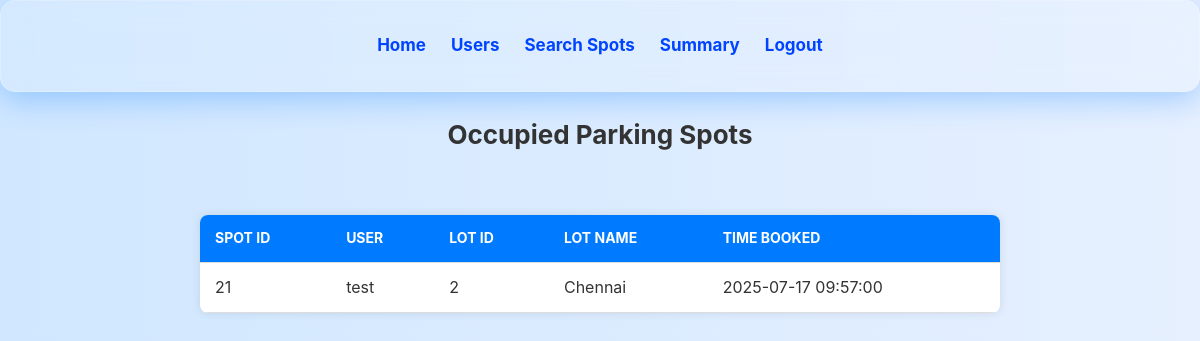
Page /admin/occupied_spot_details (signed in) on the earlier database version.
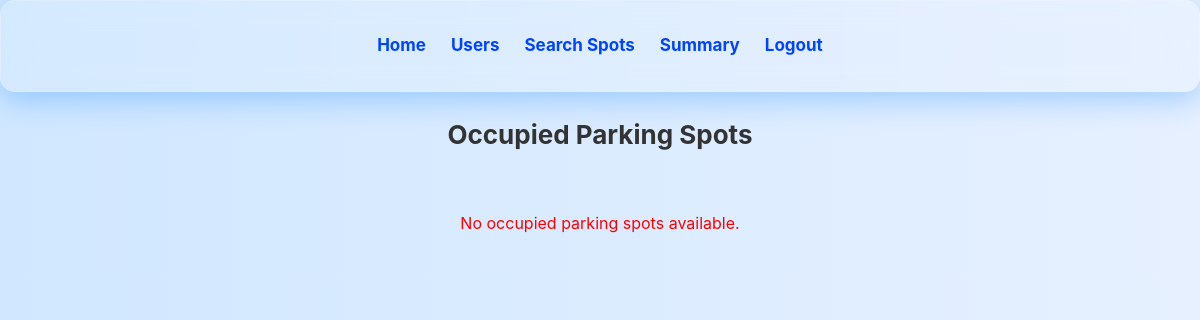
Same page on the later database version.
### tables this page shows
CREATE TABLE reserve_parking_spot (
            id INTEGER PRIMARY KEY AUTOINCREMENT,
            spot_id INTEGER NOT NULL,
            user_id INTEGER NOT NULL,
            parking_timestamp DATETIME NOT NULL,
            leaving_timestamp DATETIME,
            parking_cost_per_unit_time REAL NOT NULL,
            total_cost REAL,
            is_active BOOLEAN DEFAULT 1,
            FOREIGN KEY (spot_id) REFERENCES parking_spot(id),
            FOREIGN KEY (user_id) REFERENCES users(user_id)
        );

CREATE TABLE users (
            user_id INTEGER PRIMARY KEY AUTOINCREMENT,
            email TEXT UNIQUE NOT NULL,
            password TEXT NOT NULL,
            name TEXT NOT NULL,
            address TEXT NOT NULL,
            pincode TEXT CHECK (length(pincode) = 6 AND pincode GLOB '[0-9]*') NOT NULL, revenue REAL DEFAULT 0.00);

CREATE TABLE parking_lot (
            id INTEGER PRIMARY KEY AUTOINCREMENT,
            prime_location_name TEXT NOT NULL,
            price REAL NOT NULL,
            address TEXT NOT NULL,
            pincode TEXT CHECK (length(pincode) = 6 AND pincode GLOB '[0-9]*') NOT NULL,
            maximum_number_of_spots INTEGER NOT NULL
        );

### controllers/admin_controller.py (the view)
@admin_bp.route('/occupied_spot_details')
@admin_protected
def occupied_spot_details():
    bookings = fetch_occupied_spots_details()
    return render_template('occupied_spot_details.html', bookings=bookings)

### controllers/admin_controller.py (called while the page is built)
def admin_protected(view):
    @wraps(view)
    def wrapped(*args, **kwargs):
        if 'user_id' not in session or session.get('user_id') is None:
            return redirect(url_for('auth.login'))
        response = make_response(view(*args, **kwargs))
        response.headers['Cache-Control'] = 'no-store, no-cache, must-revalidate, max-age=0'
        response.headers['Pragma'] = 'no-cache'
        response.headers['Expires'] = '0'
        return response
    return wrapped

### models/parking_model.py (called while the page is built)
def get_db():
    conn = sqlite3.connect(DATABASE)
    conn.row_factory = sqlite3.Row
    return conn

def fetch_occupied_spots_details():
    conn = get_db()
    cursor = conn.execute('''
        SELECT r.spot_id, u.name as user, p.id as lot_id, p.prime_location_name as lot_name, r.parking_timestamp as time
        FROM reserve_parking_spot r
        JOIN users u ON r.user_id = u.user_id
        JOIN parking_spot s ON r.spot_id = s.id
        JOIN parking_lot p ON s.lot_id = p.id
        WHERE r.is_active = 1
    ''')
    bookings = cursor.fetchall()
    close_db(conn)
    return bookings

### templates/occupied_spot_details.html (shortened to what this page needs)
<!DOCTYPE html>
<html>
<head>
    <link rel="stylesheet" href="../static/css/style.css">
</head>
<body>
    <header class="header">
        <nav class="header-center">
            <a href="{{ url_for('admin.admin_dashboard') }}">Home</a>
            <a href="{{ url_for('admin.view_users') }}">Users</a>
            <a href="{{ url_for('admin.view_parking_spots') }}">Search Spots</a>
            <a href="{{ url_for('admin.admin_summary') }}">Summary</a>
            <a href="{{ url_for('auth.logout') }}">Logout</a>
        </nav>
    </header>
    <h2>Occupied Parking Spots</h2>
    <div style="display: flex; justify-content: center; padding: 20px;">
        {% if bookings %}
        <table style="width: 100%; max-width: 800px; border-collapse: collapse; text-align: center; box-shadow: 0 0 10px rgba(0,0,0,0.1);">
            <thead>
                <tr>
                    <th>Spot ID</th>
                    <th>User</th>
                    <th>Lot ID</th>
                    <th>Lot Name</th>
                    <th>Time Booked</th>
                </tr>
            </thead>
            <tbody>
                {% for booking in bookings %}
                <tr>
                    <td>{{ booking.spot_id }}</td>
                    <td>{{ booking.user }}</td>
                    <td>{{ booking.lot_id }}</td>
                    <td>{{ booking.lot_name }}</td>
                    <td>{{ booking.time }}</td>
                </tr>
                {% endfor %}
            </tbody>
        </table>
        {% else %}
        <p style="text-align: center; color: red;">No occupied parking spots available.</p>
        {% endif %}
    </div>
</body>
</html>

Differences in the rows shown:
removed reserve_parking_spot: spot_id "21", user "test", lot_id "2", lot_name "Chennai", time "2025-07-17 09:57:00"
Other differences:
text no longer shown: "SPOT ID USER LOT ID LOT NAME TIME BOOKED"
text now shown: "No occupied parking spots available."
